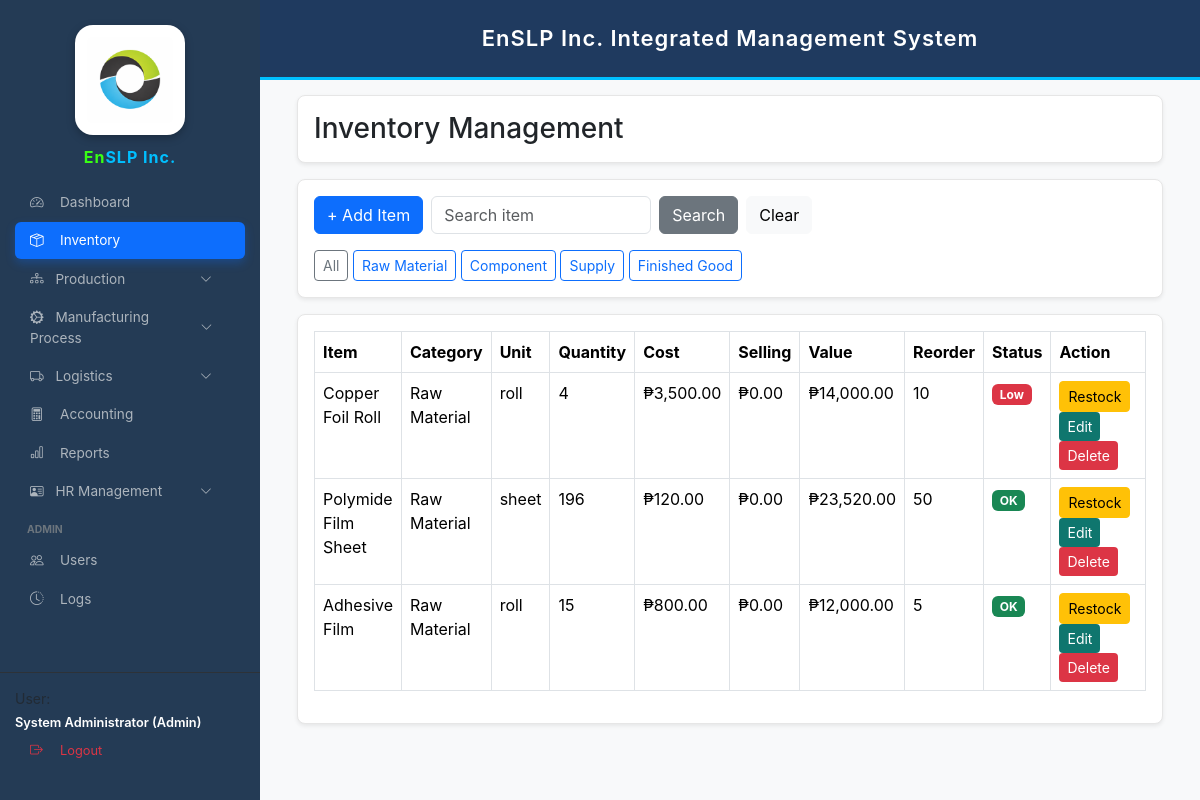
Page /inventory.php?category=Raw Material (signed in) on the earlier database version.
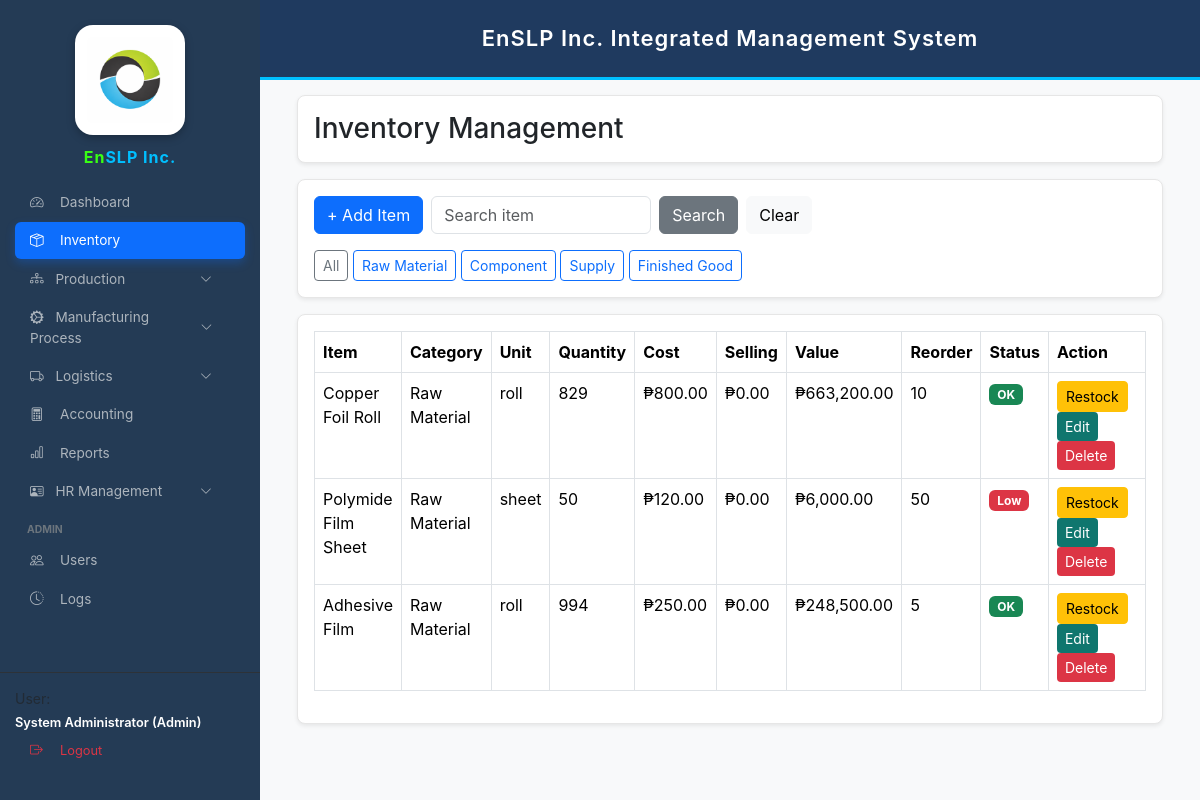
Same page on the later database version.
### tables this page shows
CREATE TABLE `inventory_items` (
  `id` int(11) NOT NULL,
  `item_code` varchar(50) DEFAULT NULL,
  `item_name` varchar(150) NOT NULL,
  `category` varchar(50) DEFAULT NULL,
  `unit` varchar(30) DEFAULT 'pcs',
  `quantity` int(11) NOT NULL DEFAULT 0,
  `reorder_level` int(11) NOT NULL DEFAULT 0,
  `created_at` datetime NOT NULL DEFAULT current_timestamp(),
  `cost` decimal(10,2) DEFAULT NULL,
  `selling_price` decimal(10,2) DEFAULT 0.00,
  `status` varchar(20) DEFAULT 'active',
  `value` decimal(10,2) DEFAULT 0.00
);

### inventory.php (the view, shortened to what this page needs)
<?php
require_once 'config.php';
$q = trim($_GET['q'] ?? '');
$category = $_GET['category'] ?? '';
if($q!=""){
    $stmt=$conn->prepare("SELECT * FROM inventory_items WHERE item_name LIKE ? AND status='active'");
    $stmt->execute(["%$q%"]);
}elseif($category!=""){
    $stmt=$conn->prepare("SELECT * FROM inventory_items WHERE category=? AND status='active'");
    $stmt->execute([$category]);
}else{
    $stmt=$conn->query("SELECT * FROM inventory_items WHERE status='active' ORDER BY item_name ASC");
}
$items=$stmt->fetchAll(PDO::FETCH_ASSOC);
?>
<!DOCTYPE html>
<html>
<head>
<link href="https://cdn.jsdelivr.net/npm/bootstrap@5.3.3/dist/css/bootstrap.min.css" rel="stylesheet">
</head>
<body>
<?php include 'sidebar.php'; ?>
<?php include 'header.php'; ?>
<div class="main-content">
<div class="container-fluid">
<div class="card shadow-sm mb-3">
<div class="card-body">
<h3 class="mb-0">Inventory Management</h3>
</div>
</div>
<div class="card shadow-sm mb-3">
<div class="card-body">
<form method="GET" class="d-flex align-items-center flex-wrap gap-2">
<div class="d-flex align-items-center gap-2 flex-wrap">
    <?php if(strtolower($_SESSION['role']) != 'engineer'): ?>
<button type="button" class="btn btn-primary" data-bs-toggle="modal" data-bs-target="#addModal">
    + Add Item
</button>
<?php endif; ?>
    <input
    type="text"
    name="q"
    value="<?=htmlspecialchars($q)?>"
    class="form-control"
    placeholder="Search item"
    style="width:220px"
    >
    <button class="btn btn-secondary">Search</button>
    <a href="inventory.php" class="btn btn-light">Clear</a>
</div>
</form>
<div class="mt-3">
<a href="inventory.php" class="btn btn-outline-secondary btn-sm">All</a>
<a href="inventory.php?category=Raw Material" class="btn btn-outline-primary btn-sm">Raw Material</a>
<a href="inventory.php?category=Component" class="btn btn-outline-primary btn-sm">Component</a>
<a href="inventory.php?category=Supply" class="btn btn-outline-primary btn-sm">Supply</a>
<a href="inventory.php?category=Finished Good" class="btn btn-outline-primary btn-sm">Finished Good</a>
</div>
</div>
</div>
<div class="card shadow-sm">
<div class="card-body">
<div class="table-responsive">
<table class="table table-bordered table-hover">
<thead>
<tr>
<th>Item</th>
<th>Category</th>
<th>Unit</th>
<th>Quantity</th>
<th>Cost</th>
<th>Selling</th>
<th>Value</th>
<th>Reorder</th>
<th>Status</th>
<th width="220">Action</th>
</tr>
</thead>
<tbody>
<?php foreach($items as $it){
$cost = (float)($it['cost'] ?? 0);
$qty = (int)($it['quantity'] ?? 0);
$value = $cost * $qty;
$low = ($qty <= (int)$it['reorder_level']);
?>
<tr>
<td><?=$it['item_name']?></td>
<td><?=$it['category']?></td>
<td><?=$it['unit']?></td>
<td><?=$it['quantity']?></td>
<td>₱<?=number_format((float)($it['cost'] ?? 0),2)?></td>
<td>₱<?=number_format((float)($it['selling_price'] ?? 0),2)?></td>
<td>₱<?=number_format((float)$value,2)?></td>
<td><?=$it['reorder_level']?></td>
<td>
<?php if($low){ ?>
<span class="badge bg-danger">Low</span>
<?php } else { ?>
<span class="badge bg-success">OK</span>
<?php } ?>
</td>
<td>
<?php if(strtolower($_SESSION['role']) != 'engineer'): ?>
<button class="btn btn-warning btn-sm"
data-bs-toggle="modal"
data-bs-target="#restockModal"
data-id="<?=$it['id']?>"
data-name="<?=$it['item_name']?>"
>
Restock
</button>
<button
class="btn btn-edit btn-sm"
data-bs-toggle="modal"
data-bs-target="#editModal"
data-id="<?=$it['id']?>"
data-name="<?=$it['item_name']?>"
data-category="<?=$it['category']?>"
data-unit="<?=$it['unit']?>"
data-qty="<?=$it['quantity']?>"
data-cost="<?=$it['cost']?>"
data-sell="<?=$it['selling_price']?>"
data-reorder="<?=$it['reorder_level']?>"
>
Edit
</button>
<form method="POST" style="display:inline;">
<button type="submit" name="delete_item" class="btn btn-delete btn-sm"
onclick="return confirm('Delete this item?')">
Delete
</button>
</form>
<?php else: ?>
<span class="badge bg-secondary">View Only</span>
<?php endif; ?>
</td>
</tr>
<?php } ?>
</tbody>
</table>
</div>
</div>
</div>
</div>
</div>
</body>
</html>

Differences in the rows shown:
changed inventory_items "Copper Foil Roll": quantity "4" → "829"; cost "3,500.00" → "800.00"; value "14,000.00" → "663,200.00"; quantity "Low" → "OK"
changed inventory_items "Polymide Film Sheet": quantity "196" → "50"; value "23,520.00" → "6,000.00"; quantity "OK" → "Low"
changed inventory_items "Adhesive Film": quantity "15" → "994"; cost "800.00" → "250.00"; value "12,000.00" → "248,500.00"
